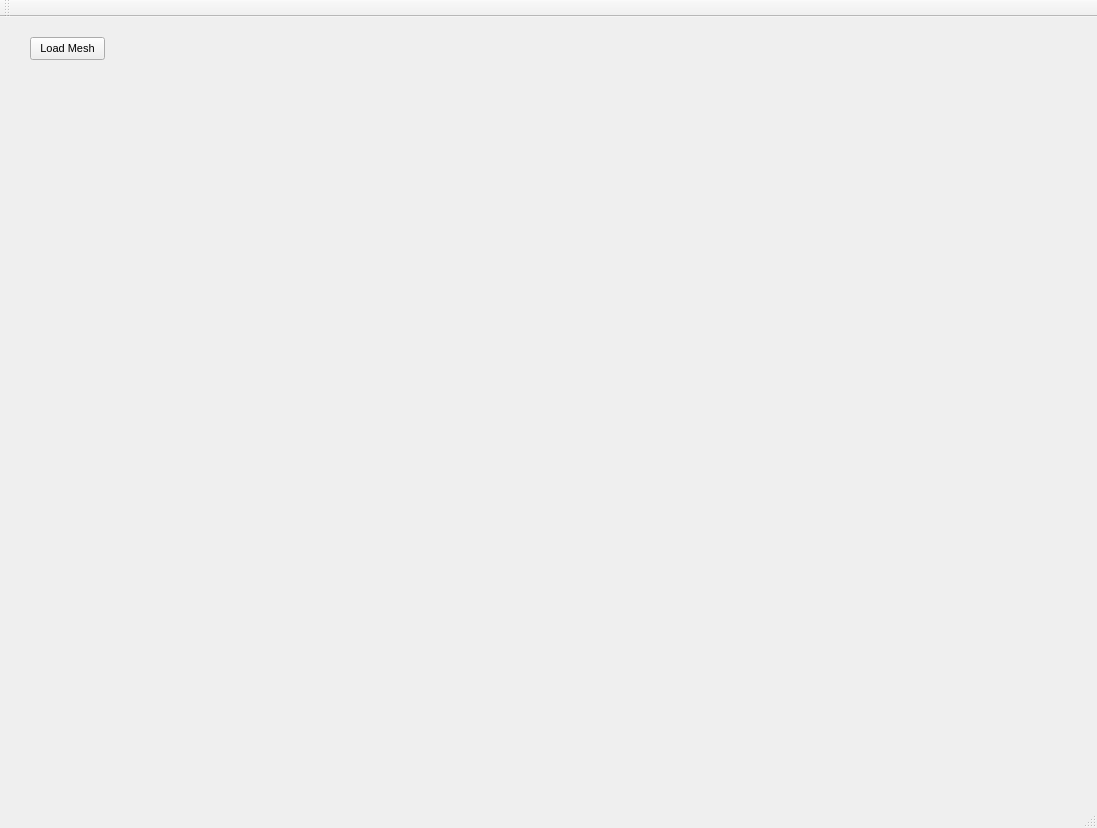
<?xml version="1.0" encoding="UTF-8"?>
<ui version="4.0">
 <class>MainWindow</class>
 <widget class="QMainWindow" name="MainWindow">
  <property name="geometry">
   <rect>
    <x>0</x>
    <y>0</y>
    <width>1097</width>
    <height>828</height>
   </rect>
  </property>
  <property name="minimumSize">
   <size>
    <width>700</width>
    <height>700</height>
   </size>
  </property>
  <property name="font">
   <font>
    <pointsize>8</pointsize>
   </font>
  </property>
  <property name="windowTitle">
   <string>VedaviMedicalApp</string>
  </property>
  <widget class="QWidget" name="centralWidget">
   <widget class="QVTKWidget" name="mainRenderWindow">
    <property name="geometry">
     <rect>
      <x>150</x>
      <y>10</y>
      <width>941</width>
      <height>781</height>
     </rect>
    </property>
   </widget>
   <widget class="QPushButton" name="loadMeshBtn">
    <property name="geometry">
     <rect>
      <x>30</x>
      <y>20</y>
      <width>75</width>
      <height>23</height>
     </rect>
    </property>
    <property name="text">
     <string>Load Mesh</string>
    </property>
   </widget>
  </widget>
  <widget class="QMenuBar" name="menuBar">
   <property name="geometry">
    <rect>
     <x>0</x>
     <y>0</y>
     <width>1097</width>
     <height>21</height>
    </rect>
   </property>
  </widget>
  <widget class="QToolBar" name="mainToolBar">
   <attribute name="toolBarArea">
    <enum>TopToolBarArea</enum>
   </attribute>
   <attribute name="toolBarBreak">
    <bool>false</bool>
   </attribute>
  </widget>
  <widget class="QStatusBar" name="statusBar"/>
  <action name="actionJPEG">
   <property name="text">
    <string>JPEG</string>
   </property>
  </action>
  <action name="actionDICOM">
   <property name="text">
    <string>DICOM</string>
   </property>
  </action>
  <action name="m_actionOpenDICOMSeries">
   <property name="text">
    <string>DICOM Series</string>
   </property>
  </action>
  <action name="actionExit">
   <property name="text">
    <string>Exit</string>
   </property>
  </action>
  <action name="m_actionSave">
   <property name="text">
    <string>Save...</string>
   </property>
  </action>
  <action name="m_actionSegmentationProperties">
   <property name="text">
    <string>Properties</string>
   </property>
  </action>
  <action name="m_actionLoadScapula">
   <property name="text">
    <string>loadScapula</string>
   </property>
  </action>
  <action name="m_actionLoadHumerus">
   <property name="text">
    <string>loadHumerus</string>
   </property>
  </action>
  <action name="m_actionSaveImage">
   <property name="text">
    <string>Save Image</string>
   </property>
  </action>
 </widget>
 <layoutdefault spacing="6" margin="11"/>
 <customwidgets>
  <customwidget>
   <class>QVTKWidget</class>
   <extends>QWidget</extends>
   <header>QVTKWidget.h</header>
  </customwidget>
 </customwidgets>
 <resources/>
 <connections/>
</ui>
